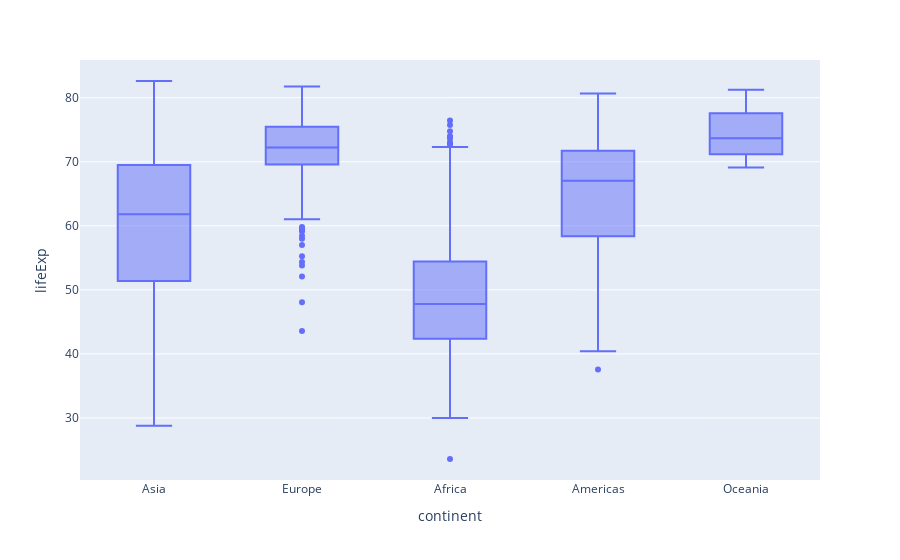

Write notebook code for a chart like this one.
### Markdown cell above
### Problem 9: Box Plot of Life Expectancy by Continent with `plotly`

Create a Box Plot of the Life Expectancy by continent using `plotly` and save the plot to `ans9.png` in the `images` folder.

### Code cell
### GRADED
#boxplot by continent with plotly with y = lifeExp

# YOUR CODE HERE
px.box(gapminder, x='continent', y='lifeExp')

### Figure 1 — Plotly figure (JSON) as saved in the notebook; plotly's stock layout.template omitted (floating-point values rounded to 4 significant figures; data arrays with more than 128 entries replaced by an {"elided": "..."} marker saying what was removed)
{"data": [{"alignmentgroup": "True", "hovertemplate": "continent=%{x}<br>lifeExp=%{y}<extra></extra>", "legendgroup": "", "marker": {"color": "#636efa"}, "name": "", "notched": false, "offsetgroup": "", "orientation": "v", "showlegend": false, "type": "box", "x": {"elided": "1704 str values"}, "x0": " ", "xaxis": "x", "y": {"elided": "1704 float values"}, "y0": " ", "yaxis": "y"}], "layout": {"autosize": true, "boxmode": "group", "legend": {"tracegroupgap": 0}, "margin": {"t": 60}, "xaxis": {"anchor": "y", "autorange": true, "domain": [0, 1], "range": [-0.5, 4.5], "title": {"text": "continent"}, "type": "category"}, "yaxis": {"anchor": "x", "autorange": true, "domain": [0, 1], "range": [20.32, 85.88], "title": {"text": "lifeExp"}, "type": "linear"}}}
